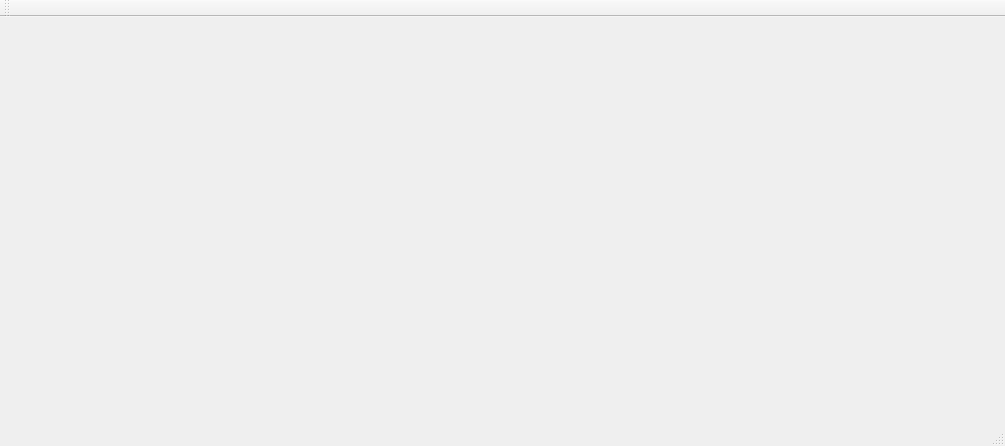
<?xml version="1.0" encoding="UTF-8"?>
<ui version="4.0">
 <class>MainWindow</class>
 <widget class="QMainWindow" name="MainWindow">
  <property name="geometry">
   <rect>
    <x>0</x>
    <y>0</y>
    <width>1005</width>
    <height>446</height>
   </rect>
  </property>
  <property name="windowTitle">
   <string>MainWindow</string>
  </property>
  <property name="autoFillBackground">
   <bool>true</bool>
  </property>
  <widget class="QWidget" name="centralWidget">
   <property name="autoFillBackground">
    <bool>false</bool>
   </property>
   <widget class="QWidget" name="widget" native="true">
    <property name="geometry">
     <rect>
      <x>9</x>
      <y>9</y>
      <width>321</width>
      <height>141</height>
     </rect>
    </property>
   </widget>
  </widget>
  <widget class="QMenuBar" name="menuBar">
   <property name="geometry">
    <rect>
     <x>0</x>
     <y>0</y>
     <width>1005</width>
     <height>20</height>
    </rect>
   </property>
  </widget>
  <widget class="QToolBar" name="mainToolBar">
   <attribute name="toolBarArea">
    <enum>TopToolBarArea</enum>
   </attribute>
   <attribute name="toolBarBreak">
    <bool>false</bool>
   </attribute>
  </widget>
  <widget class="QStatusBar" name="statusBar"/>
 </widget>
 <layoutdefault spacing="6" margin="11"/>
 <resources/>
 <connections/>
</ui>
